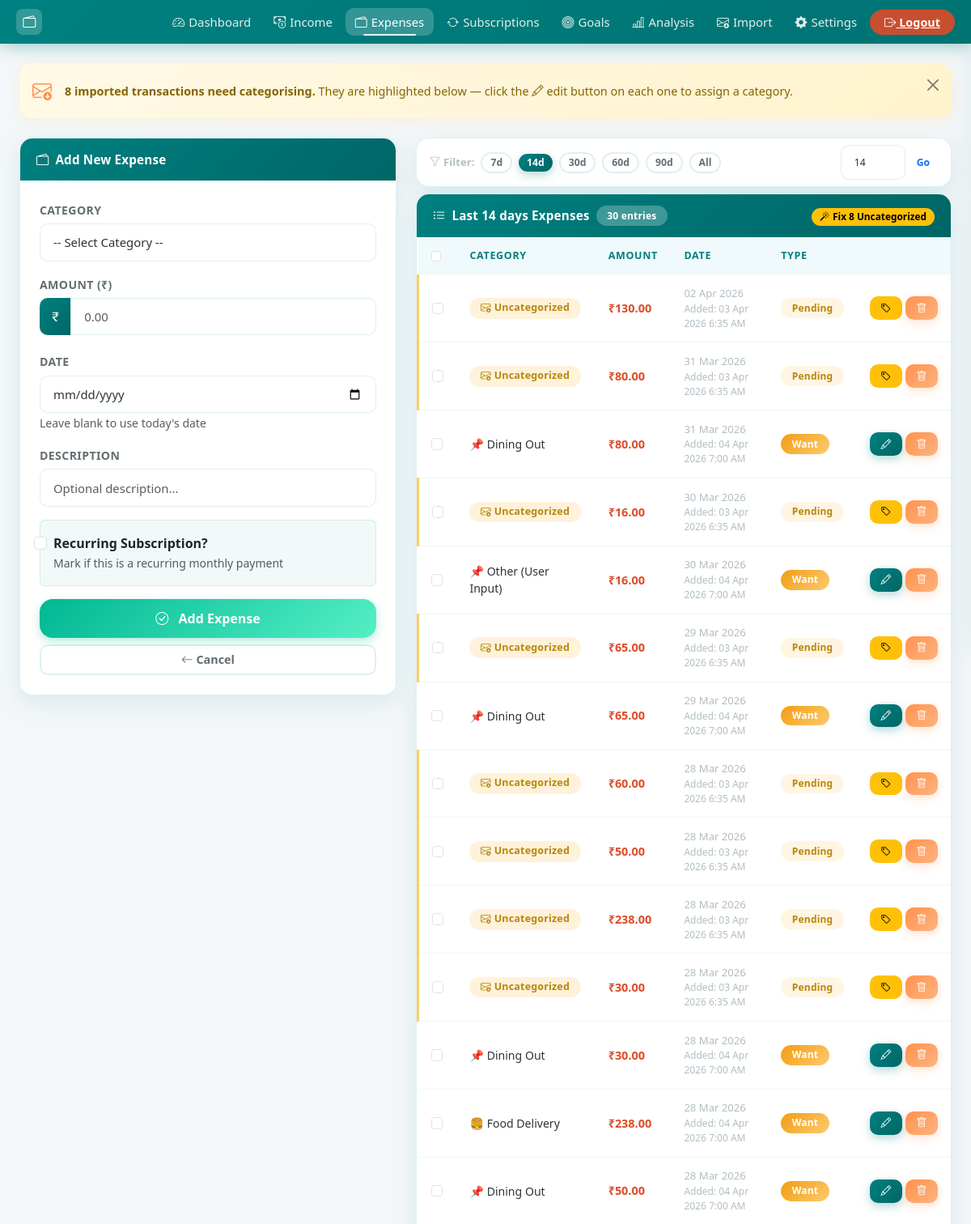
The app's page /add_expense?days=14 (signed in, upper part), older data.
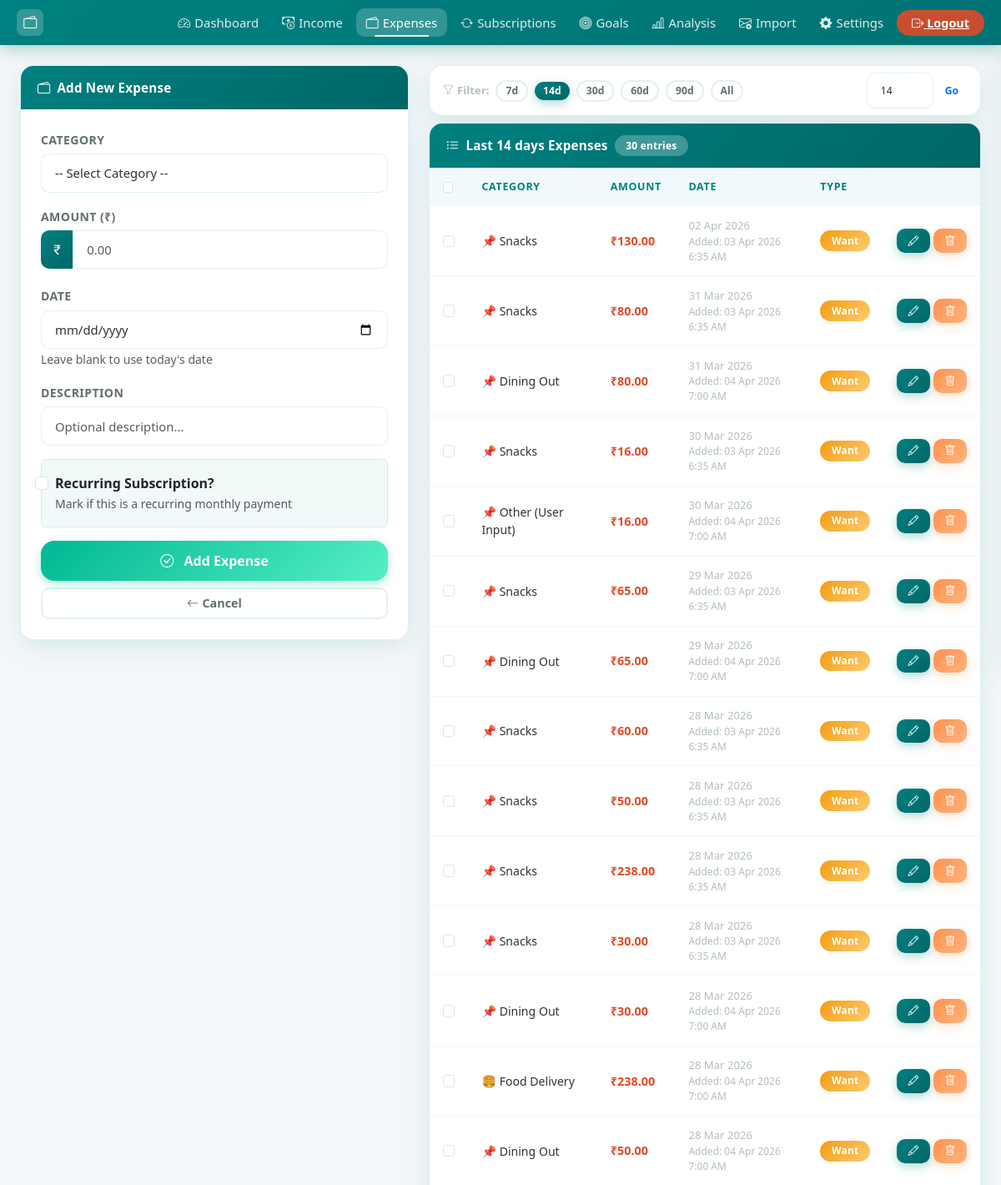
The same page, newer data.
### models.py (models this page shows)
class Expense(db.Model):
    id = db.Column(db.Integer, primary_key=True)
    user_id = db.Column(db.Integer, db.ForeignKey("user.id"), nullable=False)
    category = db.Column(db.String(100), nullable=False)
    amount = db.Column(db.Float, nullable=False)
    date = db.Column(db.DateTime, default=_now)
    created_at = db.Column(db.DateTime, default=_now)
    description = db.Column(db.String(200))
    is_essential = db.Column(db.Boolean, default=False)
    is_subscription = db.Column(db.Boolean, default=False)
    sub_start_date = db.Column(db.DateTime, nullable=True)
    sub_end_date = db.Column(db.DateTime, nullable=True)
    sub_expired_notified = db.Column(db.Boolean, default=False)

### app.py (the view, shortened to what this page needs)
@app.route("/add_expense", methods=["GET", "POST"])
@login_required
def add_expense():
    form = ExpenseForm()
    form.main_category.choices = [("", "-- Select Category --")] + [
        (cat, cat) for cat in expense_categories.keys()
    ]
    if request.method == "POST":
        if form.validate_on_submit():
            if (
                form.sub_category.data == "Other (User Input)"
                and form.custom_category.data
            ):
                category = form.custom_category.data
            else:
                category = form.sub_category.data
            is_essential = classify_essential(
                form.main_category.data,
                form.sub_category.data,
                form.custom_category.data,
            )
            exp_date = datetime.now(timezone.utc).replace(tzinfo=None)
            if form.date.data:
                exp_date = datetime.combine(form.date.data, datetime.min.time())
            sub_start = None
            sub_end = None
            if form.is_subscription.data:
                if form.sub_start_date.data:
                    sub_start = datetime.combine(
                        form.sub_start_date.data, datetime.min.time()
                    )
                if form.sub_end_date.data:
                    sub_end = datetime.combine(
                        form.sub_end_date.data, datetime.min.time()
                    )
            expense = Expense(
                user_id=current_user.id,
                category=category,
                amount=form.amount.data,
                date=exp_date,
                description=form.description.data,
                is_essential=is_essential,
                is_subscription=form.is_subscription.data,
                sub_start_date=sub_start,
                sub_end_date=sub_end,
            )
            db.session.add(expense)
            db.session.commit()
            flash("Expense added successfully!", "success")
            return redirect(url_for("dashboard"))
        else:
            flash("Please check the form and try again.", "danger")
    else:
        form.sub_category.choices = [("", "-- Select Sub Category First --")]
    try:
        exp_filter_days = int(request.args.get("days", 0))
        if exp_filter_days <= 0:
            exp_filter_days = None
    except (ValueError, TypeError):
        exp_filter_days = None
    expense_query = Expense.query.filter_by(user_id=current_user.id)
    if exp_filter_days:
        since = datetime.now(timezone.utc).replace(tzinfo=None) - timedelta(
            days=exp_filter_days
        )
        expense_query = expense_query.filter(Expense.date >= since)
        exp_filter_label = (
            f"Last {exp_filter_days} day{'s' if exp_filter_days != 1 else ''}"
        )
    else:
        exp_filter_label = "All Time"
    expenses = expense_query.order_by(Expense.date.desc()).all()
    return render_template(
        "add_expense.html",
        form=form,
        edit=False,
        expenses=expenses,
        exp_filter_days=exp_filter_days,
        exp_filter_label=exp_filter_label,
        expense_categories=expense_categories,
    )

### forms.py
class ExpenseForm(FlaskForm):
    main_category = SelectField("Category", choices=[], validators=[DataRequired()])
    sub_category = SelectField("Sub Category", choices=[], validators=[DataRequired()])
    custom_category = StringField("Custom Category", validators=[Optional()])
    amount = FloatField("Amount (₹)", validators=[DataRequired()])
    date = DateField("Date", validators=[Optional()], format="%Y-%m-%d")
    description = StringField("Description", validators=[Optional()])
    is_subscription = BooleanField("Recurring Subscription?")
    sub_start_date = DateField(
        "Subscription Start Date", validators=[Optional()], format="%Y-%m-%d"
    )
    sub_end_date = DateField(
        "Subscription End Date", validators=[Optional()], format="%Y-%m-%d"
    )
    submit = SubmitField("Add Expense")

### app.py (called while the page is built)
@login_manager.user_loader
def load_user(user_id):
    return db.session.get(User, int(user_id))

### templates/add_expense.html (shortened to what the changed rows need)
{% extends "base.html" %}
{% block content %}
{% set uncategorized = expenses | selectattr('category', 'equalto', 'Uncategorized') | list %}
{% if uncategorized %}
<div class="alert alert-warning alert-dismissible fade show d-flex align-items-center gap-3 mb-4 rounded-4" role="alert"
  style="border:none;box-shadow:0 4px 16px rgba(253,203,110,0.18);">
  <i class="bi bi-envelope-arrow-down fs-4 flex-shrink-0" style="color:#FF924D;"></i>
  <div>
    <strong>{{ uncategorized|length }} imported transaction{{ 's' if uncategorized|length != 1 }} need{{ '' if
      uncategorized|length != 1 else 's' }} categorising.</strong>
    They are highlighted below — click the <i class="bi bi-pencil"></i> edit button on each one to assign a category.
  </div>
  <button type="button" class="btn-close ms-auto" data-bs-dismiss="alert"></button>
</div>
{% endif %}
<div class="row g-4">
  <div class="col-lg-7">
          {% set _fd = exp_filter_days | default(none) %}
    <div class="card">
      <div class="card-header d-flex align-items-center gap-2 flex-wrap">
        {% set uncategorized_count = expenses | selectattr('category', 'equalto', 'Uncategorized') | list | length %}
        {% if uncategorized_count > 0 %}
        <form method="post" action="{{ url_for('retro_categorize') }}" class="ms-auto mb-0">
          <button type="submit" class="btn btn-sm btn-warning rounded-pill" style="font-size:0.74rem;padding:2px 10px;"
            title="Auto-categorize {{ uncategorized_count }} Uncategorized expense(s)">
            <i class="bi bi-magic me-1"></i>Fix {{ uncategorized_count }} Uncategorized
          </button>
        </form>
        {% else %}
        <span class="ms-auto"></span>
        {% endif %}
      </div>
      <div class="card-body p-0">
        {% if expenses %}
        <div class="table-responsive">
          <table class="table table-hover mb-0" id="expenseTable">
            <thead>
              <tr>
                <th style="width:36px;">
                  <input type="checkbox" id="expSelectAll" class="form-check-input" title="Select all">
                </th>
                <th>Category</th>
                <th>Amount</th>
                <th>Date</th>
                <th>Type</th>
                <th></th>
              </tr>
            </thead>
            <tbody>
              {% for exp in expenses %}
              <tr {% if exp.category=='Uncategorized'
                %}style="background:rgba(253,203,110,0.08);border-left:3px solid #fdcb6e;" {% endif %}>
                <td>
                  <input type="checkbox" class="form-check-input exp-row-check" value="{{ exp.id }}">
                </td>
                <td style="font-size:0.88rem;">
                  {% if exp.category == 'Uncategorized' %}
                  <span class="badge badge-uncategorized" style="background:rgba(253,203,110,0.25);font-size:0.78rem;">
                    <i class="bi bi-envelope-arrow-down me-1"></i>Uncategorized
                  </span>
                  {% else %}
                  {% if 'rent' in exp.category.lower() or 'mortgage' in exp.category.lower() %}🏠
                  {% elif 'food' in exp.category.lower() or 'groceries' in exp.category.lower() %}🍔
                  {% elif 'transport' in exp.category.lower() %}🚗
                  {% elif 'health' in exp.category.lower() %}🏥
                  {% elif 'entertainment' in exp.category.lower() %}🎮
                  {% else %}📌{% endif %}
                  {{ exp.category }}
                  {% endif %}
                </td>
                <td><strong class="text-danger">₹{{ "%.2f"|format(exp.amount) }}</strong></td>
                <td>
                  <div style="font-size:0.82rem;color:var(--text-muted);">{{ exp.date.strftime('%d %b %Y') }}</div>
                  {% if exp.created_at %}
                  <div style="font-size:0.75rem;color:var(--text-muted);">
                    Added: <span class="local-time"
                      data-utc="{{ exp.created_at.strftime('%Y-%m-%dT%H:%M:%SZ') }}"></span>
                  </div>
                  {% endif %}
                </td>
                <td>
                  {% if exp.category == 'Uncategorized' %}
                  <span class="badge badge-uncategorized" style="background:rgba(253,203,110,0.2);">Pending</span>
                  {% else %}
                  <span class="badge {% if exp.is_essential %}bg-success{% else %}bg-warning{% endif %}">
                    {% if exp.is_essential %}Need{% else %}Want{% endif %}
                  </span>
                  {% endif %}
                </td>
                <td>
                  <div class="d-flex gap-1">
                    <a href="{{ url_for('edit_expense', id=exp.id) }}"
                      class="btn btn-sm {% if exp.category == 'Uncategorized' %}btn-warning{% else %}btn-primary{% endif %}"
                      {% if exp.category=='Uncategorized' %}title="Categorise this expense" {% endif %}>
                      <i class="bi bi-{% if exp.category == 'Uncategorized' %}tag{% else %}pencil{% endif %}"></i>
                    </a>
                    <a href="{{ url_for('delete_expense', id=exp.id) }}" class="btn btn-danger btn-sm"
                      onclick="return confirm('Delete this expense?')">
                      <i class="bi bi-trash"></i>
                    </a>
                  </div>
                </td>
              </tr>
              {% endfor %}
            </tbody>
          </table>
        </div>
        {% else %}
        <div class="text-center py-5 text-muted">
          <i class="bi bi-wallet2" style="font-size:2.5rem;opacity:0.3;"></i>
          <p class="mt-2 mb-0">No expenses yet. Add your first one!</p>
        </div>
        {% endif %}
      </div>
    </div>
  </div>
</div>
{% endblock %}

Row changes from the older to the newer data that the page shows:
changed Expense "02 Apr 2026": category (not shown) → "Snacks"; category "Uncategorized Pending" → "📌 Want"
changed Expense (number 2 of 14 on the later page): category (not shown) → "Snacks"; category "Uncategorized Pending" → "📌 Want"
changed Expense (number 4 of 14 on the later page): category (not shown) → "Snacks"; category "Uncategorized Pending" → "📌 Want"
changed Expense (number 6 of 14 on the later page): category (not shown) → "Snacks"; category "Uncategorized Pending" → "📌 Want"
changed Expense (number 8 of 14 on the later page): category (not shown) → "Snacks"; category "Uncategorized Pending" → "📌 Want"
changed Expense (number 9 of 14 on the later page): category (not shown) → "Snacks"; category "Uncategorized Pending" → "📌 Want"
changed Expense (number 10 of 14 on the later page): category (not shown) → "Snacks"; category "Uncategorized Pending" → "📌 Want"
changed Expense (number 11 of 14 on the later page): category (not shown) → "Snacks"; category "Uncategorized Pending" → "📌 Want"
Text that changed along with them:
{{ uncategorized|length }}: "8" → (not shown)
{{ 's' if uncategorized|length != 1 }}: "s" → (not shown)
{{ uncategorized_count }}: "8" → (not shown)
text no longer shown: "imported transaction need categorising. They are highlighted below — click the edit button on each one to assign a category. Fix Uncategorized"
